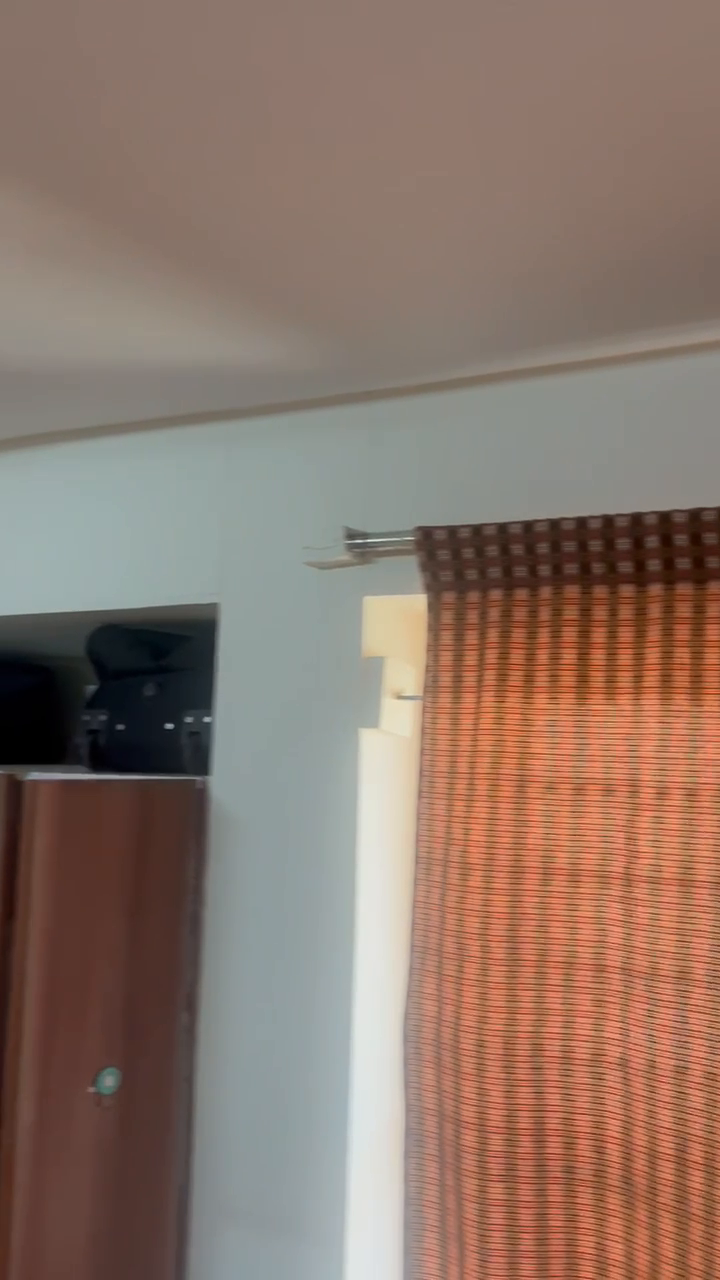
#> input picture frame 10 of data/raw_videos/input.mp4, 720 x 1280 px
$ python 00_extract_frames.py
#> lines starting #> are read from the running program, lines starting #| are printed output that depends on the picture
import cv2
import os

VIDEO_PATH = "data/raw_videos/input.mp4"
OUT_DIR = "data/frames/input"
TARGET_SIZE = (256, 256)
SAVE_EVERY_N = 1  # later we’ll set 5 for real-time

os.makedirs(OUT_DIR, exist_ok=True)

cap = cv2.VideoCapture(VIDEO_PATH)
if not cap.isOpened():
    raise RuntimeError(f"Could not open video: {VIDEO_PATH}")

idx, saved = 0, 0
while True:
    ret, frame = cap.read()
#> frame is the input picture: shape (1280, 720, 3); mean B, G, R 105.6, 117.7, 140.6
    if not ret:
        break

    if idx % SAVE_EVERY_N == 0:
        frame = cv2.resize(frame, TARGET_SIZE)
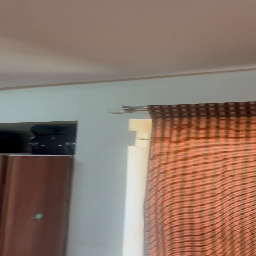
#> frame: shape (256, 256, 3); mean B, G, R 105.6, 117.8, 140.6
        out_path = os.path.join(OUT_DIR, f"frame_{saved:05d}.png")
        cv2.imwrite(out_path, frame)
        saved += 1

    idx += 1

cap.release()
print(f"Done. Saved {saved} frames to {OUT_DIR}")

$ run again, starting later in the video
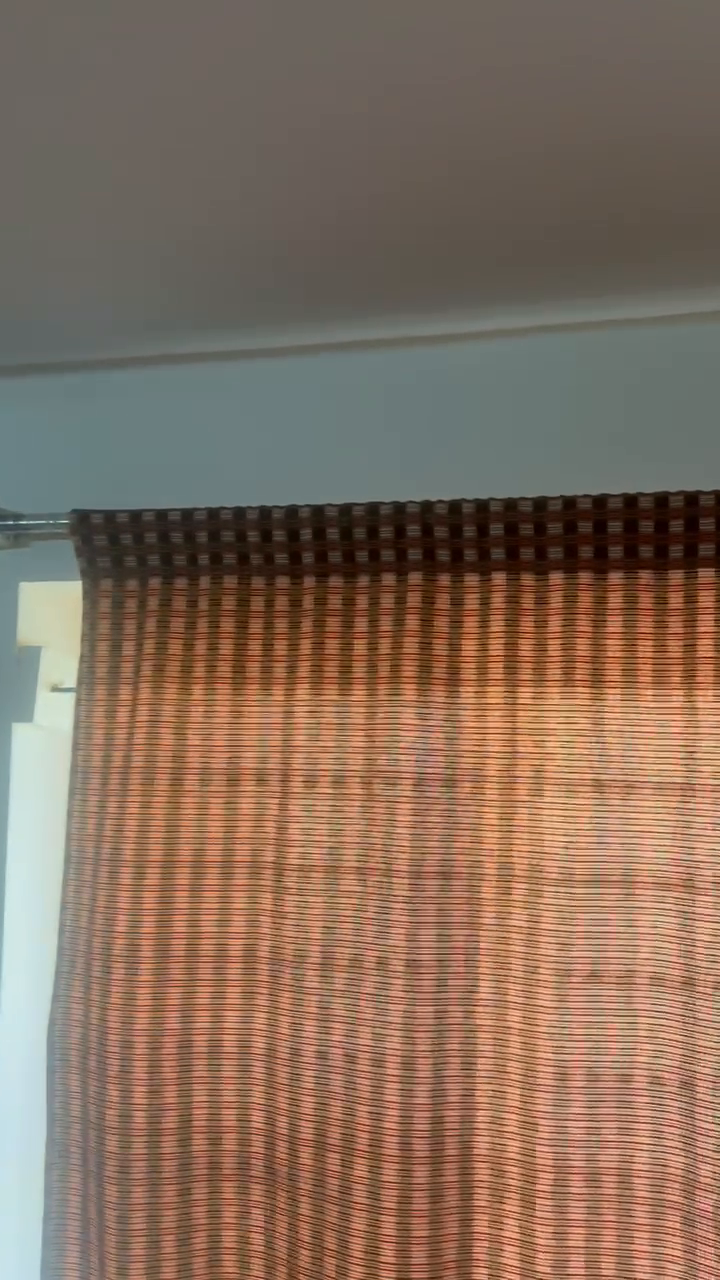
#> input picture frame 45 of data/raw_videos/input.mp4, 720 x 1280 px
#> frame is the input picture: shape (1280, 720, 3); mean B, G, R 93.3, 110.1, 134.1
#> `frame = cv2.resize(frame, TARGET_SIZE)`:
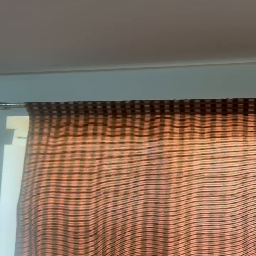
#> frame: shape (256, 256, 3); mean B, G, R 93.4, 110.2, 134.1

$ run again, starting later in the video
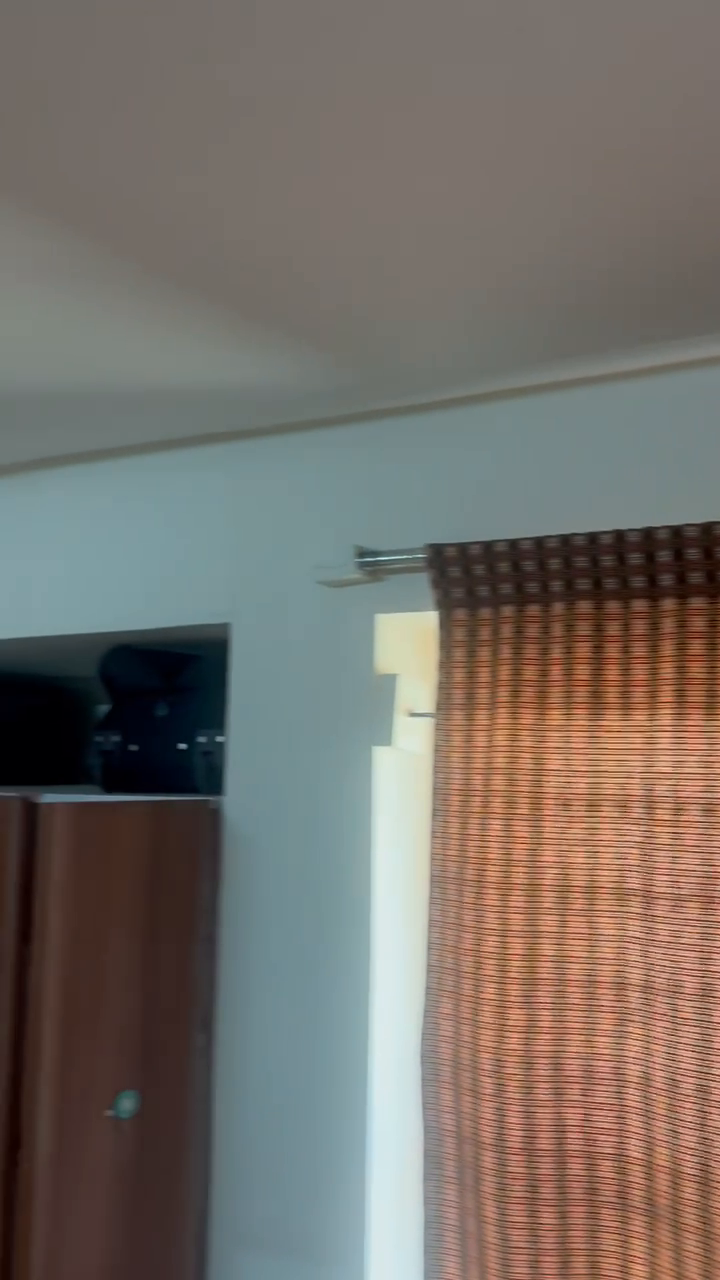
#> input picture frame 80 of data/raw_videos/input.mp4, 720 x 1280 px
#> frame is the input picture: shape (1280, 720, 3); mean B, G, R 104, 110.8, 118.1
#> `frame = cv2.resize(frame, TARGET_SIZE)`:
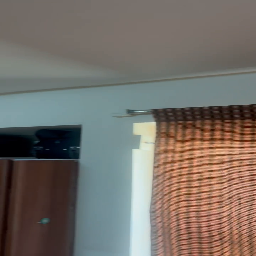
#> frame: shape (256, 256, 3); mean B, G, R 104.1, 110.9, 118.2
